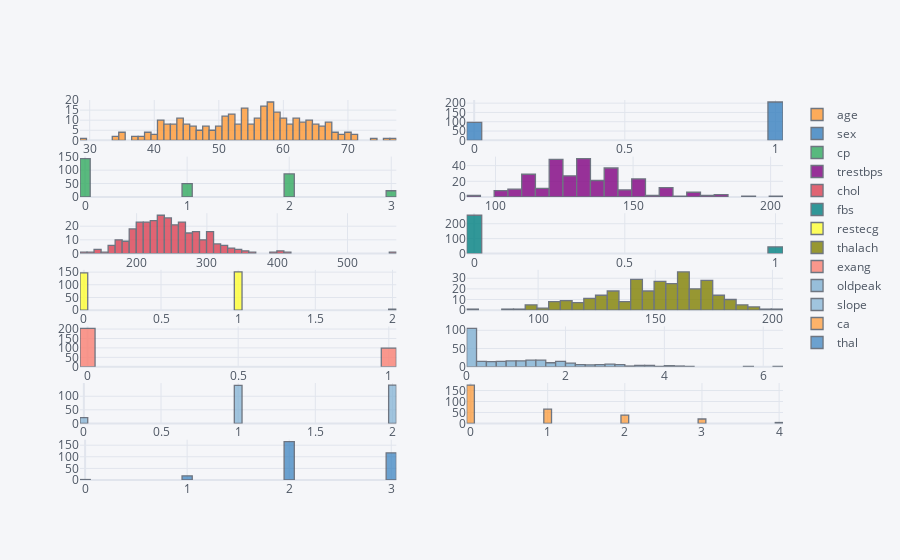

The code cell stored with this chart in its notebook:
### Code cell
df[numerical].iplot(kind='histogram',subplots=True,bins=50)

### Figure 1 — Plotly figure (JSON) as saved in the notebook; plotly's stock layout.template omitted (floating-point values rounded to 4 significant figures; data arrays with more than 128 entries replaced by an {"elided": "..."} marker saying what was removed)
{"data": [{"histfunc": "count", "histnorm": "", "marker": {"color": "rgba(255, 153, 51, 1.0)", "line": {"color": "#4D5663", "width": 1.3}}, "name": "age", "nbinsx": 50, "opacity": 0.8, "orientation": "v", "type": "histogram", "x": {"elided": "302 int values"}, "xaxis": "x", "yaxis": "y"}, {"histfunc": "count", "histnorm": "", "marker": {"color": "rgba(55, 128, 191, 1.0)", "line": {"color": "#4D5663", "width": 1.3}}, "name": "sex", "nbinsx": 50, "opacity": 0.8, "orientation": "v", "type": "histogram", "x": {"elided": "302 int values"}, "xaxis": "x2", "yaxis": "y2"}, {"histfunc": "count", "histnorm": "", "marker": {"color": "rgba(50, 171, 96, 1.0)", "line": {"color": "#4D5663", "width": 1.3}}, "name": "cp", "nbinsx": 50, "opacity": 0.8, "orientation": "v", "type": "histogram", "visible": true, "x": {"elided": "302 int values"}, "xaxis": "x3", "yaxis": "y3"}, {"histfunc": "count", "histnorm": "", "marker": {"color": "rgba(128, 0, 128, 1.0)", "line": {"color": "#4D5663", "width": 1.3}}, "name": "trestbps", "nbinsx": 50, "opacity": 0.8, "orientation": "v", "type": "histogram", "x": {"elided": "302 int values"}, "xaxis": "x4", "yaxis": "y4"}, {"histfunc": "count", "histnorm": "", "marker": {"color": "rgba(219, 64, 82, 1.0)", "line": {"color": "#4D5663", "width": 1.3}}, "name": "chol", "nbinsx": 50, "opacity": 0.8, "orientation": "v", "type": "histogram", "x": {"elided": "302 int values"}, "xaxis": "x5", "yaxis": "y5"}, {"histfunc": "count", "histnorm": "", "marker": {"color": "rgba(0, 128, 128, 1.0)", "line": {"color": "#4D5663", "width": 1.3}}, "name": "fbs", "nbinsx": 50, "opacity": 0.8, "orientation": "v", "type": "histogram", "x": {"elided": "302 int values"}, "xaxis": "x6", "yaxis": "y6"}, {"histfunc": "count", "histnorm": "", "marker": {"color": "rgba(255, 255, 51, 1.0)", "line": {"color": "#4D5663", "width": 1.3}}, "name": "restecg", "nbinsx": 50, "opacity": 0.8, "orientation": "v", "type": "histogram", "x": {"elided": "302 int values"}, "xaxis": "x7", "yaxis": "y7"}, {"histfunc": "count", "histnorm": "", "marker": {"color": "rgba(128, 128, 0, 1.0)", "line": {"color": "#4D5663", "width": 1.3}}, "name": "thalach", "nbinsx": 50, "opacity": 0.8, "orientation": "v", "type": "histogram", "x": {"elided": "302 int values"}, "xaxis": "x8", "yaxis": "y8"}, {"histfunc": "count", "histnorm": "", "marker": {"color": "rgba(251, 128, 114, 1.0)", "line": {"color": "#4D5663", "width": 1.3}}, "name": "exang", "nbinsx": 50, "opacity": 0.8, "orientation": "v", "type": "histogram", "x": {"elided": "302 int values"}, "xaxis": "x9", "yaxis": "y9"}, {"histfunc": "count", "histnorm": "", "marker": {"color": "rgba(128, 177, 211, 1.0)", "line": {"color": "#4D5663", "width": 1.3}}, "name": "oldpeak", "nbinsx": 50, "opacity": 0.8, "orientation": "v", "type": "histogram", "x": {"elided": "302 float values"}, "xaxis": "x10", "yaxis": "y10"}, {"histfunc": "count", "histnorm": "", "marker": {"color": "rgba(128, 177, 211, 0.8999999999999999)", "line": {"color": "#4D5663", "width": 1.3}}, "name": "slope", "nbinsx": 50, "opacity": 0.8, "orientation": "v", "type": "histogram", "x": {"elided": "302 int values"}, "xaxis": "x11", "yaxis": "y11"}, {"histfunc": "count", "histnorm": "", "marker": {"color": "rgba(255, 153, 51, 0.8999999999999999)", "line": {"color": "#4D5663", "width": 1.3}}, "name": "ca", "nbinsx": 50, "opacity": 0.8, "orientation": "v", "type": "histogram", "x": {"elided": "302 int values"}, "xaxis": "x12", "yaxis": "y12"}, {"histfunc": "count", "histnorm": "", "marker": {"color": "rgba(55, 128, 191, 0.8999999999999999)", "line": {"color": "#4D5663", "width": 1.3}}, "name": "thal", "nbinsx": 50, "opacity": 0.8, "orientation": "v", "type": "histogram", "x": {"elided": "302 int values"}, "xaxis": "x13", "yaxis": "y13"}], "layout": {"autosize": true, "barmode": "overlay", "legend": {"bgcolor": "#F5F6F9", "font": {"color": "#4D5663"}}, "paper_bgcolor": "#F5F6F9", "plot_bgcolor": "#F5F6F9", "title": {"font": {"color": "#4D5663"}}, "xaxis": {"anchor": "y", "autorange": true, "domain": [0, 0.45], "gridcolor": "#E1E5ED", "range": [28.5, 77.5], "showgrid": true, "tickfont": {"color": "#4D5663"}, "title": {"font": {"color": "#4D5663"}, "text": ""}, "type": "linear", "zerolinecolor": "#E1E5ED"}, "xaxis10": {"anchor": "y10", "autorange": true, "domain": [0.55, 1], "gridcolor": "#E1E5ED", "range": [3.608e-16, 6.4], "showgrid": true, "tickfont": {"color": "#4D5663"}, "title": {"font": {"color": "#4D5663"}, "text": ""}, "type": "linear", "zerolinecolor": "#E1E5ED"}, "xaxis11": {"anchor": "y11", "autorange": true, "domain": [0, 0.45], "gridcolor": "#E1E5ED", "range": [-0.025, 2.025], "showgrid": true, "tickfont": {"color": "#4D5663"}, "title": {"font": {"color": "#4D5663"}, "text": ""}, "type": "linear", "zerolinecolor": "#E1E5ED"}, "xaxis12": {"anchor": "y12", "autorange": true, "domain": [0.55, 1], "gridcolor": "#E1E5ED", "range": [-0.05, 4.05], "showgrid": true, "tickfont": {"color": "#4D5663"}, "title": {"font": {"color": "#4D5663"}, "text": ""}, "type": "linear", "zerolinecolor": "#E1E5ED"}, "xaxis13": {"anchor": "y13", "autorange": true, "domain": [0, 0.45], "gridcolor": "#E1E5ED", "range": [-0.05, 3.05], "showgrid": true, "tickfont": {"color": "#4D5663"}, "title": {"font": {"color": "#4D5663"}, "text": ""}, "type": "linear", "zerolinecolor": "#E1E5ED"}, "xaxis14": {"anchor": "y14", "domain": [0.55, 1], "gridcolor": "#E1E5ED", "showgrid": true, "tickfont": {"color": "#4D5663"}, "title": {"font": {"color": "#4D5663"}, "text": ""}, "zerolinecolor": "#E1E5ED"}, "xaxis2": {"anchor": "y2", "autorange": true, "domain": [0.55, 1], "gridcolor": "#E1E5ED", "range": [-0.025, 1.025], "showgrid": true, "tickfont": {"color": "#4D5663"}, "title": {"font": {"color": "#4D5663"}, "text": ""}, "type": "linear", "zerolinecolor": "#E1E5ED"}, "xaxis3": {"anchor": "y3", "autorange": true, "domain": [0, 0.45], "gridcolor": "#E1E5ED", "range": [-0.05, 3.05], "showgrid": true, "tickfont": {"color": "#4D5663"}, "title": {"font": {"color": "#4D5663"}, "text": ""}, "type": "linear", "zerolinecolor": "#E1E5ED"}, "xaxis4": {"anchor": "y4", "autorange": true, "domain": [0.55, 1], "gridcolor": "#E1E5ED", "range": [89.5, 204.5], "showgrid": true, "tickfont": {"color": "#4D5663"}, "title": {"font": {"color": "#4D5663"}, "text": ""}, "type": "linear", "zerolinecolor": "#E1E5ED"}, "xaxis5": {"anchor": "y5", "autorange": true, "domain": [0, 0.45], "gridcolor": "#E1E5ED", "range": [119.5, 569.5], "showgrid": true, "tickfont": {"color": "#4D5663"}, "title": {"font": {"color": "#4D5663"}, "text": ""}, "type": "linear", "zerolinecolor": "#E1E5ED"}, "xaxis6": {"anchor": "y6", "autorange": true, "domain": [0.55, 1], "gridcolor": "#E1E5ED", "range": [-0.025, 1.025], "showgrid": true, "tickfont": {"color": "#4D5663"}, "title": {"font": {"color": "#4D5663"}, "text": ""}, "type": "linear", "zerolinecolor": "#E1E5ED"}, "xaxis7": {"anchor": "y7", "autorange": true, "domain": [0, 0.45], "gridcolor": "#E1E5ED", "range": [-0.025, 2.025], "showgrid": true, "tickfont": {"color": "#4D5663"}, "title": {"font": {"color": "#4D5663"}, "text": ""}, "type": "linear", "zerolinecolor": "#E1E5ED"}, "xaxis8": {"anchor": "y8", "autorange": true, "domain": [0.55, 1], "gridcolor": "#E1E5ED", "range": [69.5, 204.5], "showgrid": true, "tickfont": {"color": "#4D5663"}, "title": {"font": {"color": "#4D5663"}, "text": ""}, "type": "linear", "zerolinecolor": "#E1E5ED"}, "xaxis9": {"anchor": "y9", "autorange": true, "domain": [0, 0.45], "gridcolor": "#E1E5ED", "range": [-0.025, 1.025], "showgrid": true, "tickfont": {"color": "#4D5663"}, "title": {"font": {"color": "#4D5663"}, "text": ""}, "type": "linear", "zerolinecolor": "#E1E5ED"}, "yaxis": {"anchor": "x", "autorange": true, "domain": [0.8939, 1], "gridcolor": "#E1E5ED", "range": [0, 20], "showgrid": true, "tickfont": {"color": "#4D5663"}, "title": {"font": {"color": "#4D5663"}, "text": ""}, "zerolinecolor": "#E1E5ED"}, "yaxis10": {"anchor": "x10", "autorange": true, "domain": [0.298, 0.4041], "gridcolor": "#E1E5ED", "range": [0, 110.5], "showgrid": true, "tickfont": {"color": "#4D5663"}, "title": {"font": {"color": "#4D5663"}, "text": ""}, "zerolinecolor": "#E1E5ED"}, "yaxis11": {"anchor": "x11", "autorange": true, "domain": [0.149, 0.2551], "gridcolor": "#E1E5ED", "range": [0, 148.4], "showgrid": true, "tickfont": {"color": "#4D5663"}, "title": {"font": {"color": "#4D5663"}, "text": ""}, "zerolinecolor": "#E1E5ED"}, "yaxis12": {"anchor": "x12", "autorange": true, "domain": [0.149, 0.2551], "gridcolor": "#E1E5ED", "range": [0, 184.2], "showgrid": true, "tickfont": {"color": "#4D5663"}, "title": {"font": {"color": "#4D5663"}, "text": ""}, "zerolinecolor": "#E1E5ED"}, "yaxis13": {"anchor": "x13", "autorange": true, "domain": [0, 0.1061], "gridcolor": "#E1E5ED", "range": [0, 173.7], "showgrid": true, "tickfont": {"color": "#4D5663"}, "title": {"font": {"color": "#4D5663"}, "text": ""}, "zerolinecolor": "#E1E5ED"}, "yaxis14": {"anchor": "x14", "domain": [0, 0.1061], "gridcolor": "#E1E5ED", "showgrid": true, "tickfont": {"color": "#4D5663"}, "title": {"font": {"color": "#4D5663"}, "text": ""}, "zerolinecolor": "#E1E5ED"}, "yaxis2": {"anchor": "x2", "autorange": true, "domain": [0.8939, 1], "gridcolor": "#E1E5ED", "range": [0, 216.8], "showgrid": true, "tickfont": {"color": "#4D5663"}, "title": {"font": {"color": "#4D5663"}, "text": ""}, "zerolinecolor": "#E1E5ED"}, "yaxis3": {"anchor": "x3", "autorange": true, "domain": [0.7449, 0.851], "gridcolor": "#E1E5ED", "range": [0, 150.5], "showgrid": true, "tickfont": {"color": "#4D5663"}, "title": {"font": {"color": "#4D5663"}, "text": ""}, "zerolinecolor": "#E1E5ED"}, "yaxis4": {"anchor": "x4", "autorange": true, "domain": [0.7449, 0.851], "gridcolor": "#E1E5ED", "range": [0, 51.58], "showgrid": true, "tickfont": {"color": "#4D5663"}, "title": {"font": {"color": "#4D5663"}, "text": ""}, "zerolinecolor": "#E1E5ED"}, "yaxis5": {"anchor": "x5", "autorange": true, "domain": [0.5959, 0.702], "gridcolor": "#E1E5ED", "range": [0, 29.47], "showgrid": true, "tickfont": {"color": "#4D5663"}, "title": {"font": {"color": "#4D5663"}, "text": ""}, "zerolinecolor": "#E1E5ED"}, "yaxis6": {"anchor": "x6", "autorange": true, "domain": [0.5959, 0.702], "gridcolor": "#E1E5ED", "range": [0, 270.5], "showgrid": true, "tickfont": {"color": "#4D5663"}, "title": {"font": {"color": "#4D5663"}, "text": ""}, "zerolinecolor": "#E1E5ED"}, "yaxis7": {"anchor": "x7", "autorange": true, "domain": [0.4469, 0.5531], "gridcolor": "#E1E5ED", "range": [0, 158.9], "showgrid": true, "tickfont": {"color": "#4D5663"}, "title": {"font": {"color": "#4D5663"}, "text": ""}, "zerolinecolor": "#E1E5ED"}, "yaxis8": {"anchor": "x8", "autorange": true, "domain": [0.4469, 0.5531], "gridcolor": "#E1E5ED", "range": [0, 37.89], "showgrid": true, "tickfont": {"color": "#4D5663"}, "title": {"font": {"color": "#4D5663"}, "text": ""}, "zerolinecolor": "#E1E5ED"}, "yaxis9": {"anchor": "x9", "autorange": true, "domain": [0.298, 0.4041], "gridcolor": "#E1E5ED", "range": [0, 213.7], "showgrid": true, "tickfont": {"color": "#4D5663"}, "title": {"font": {"color": "#4D5663"}, "text": ""}, "zerolinecolor": "#E1E5ED"}}}
